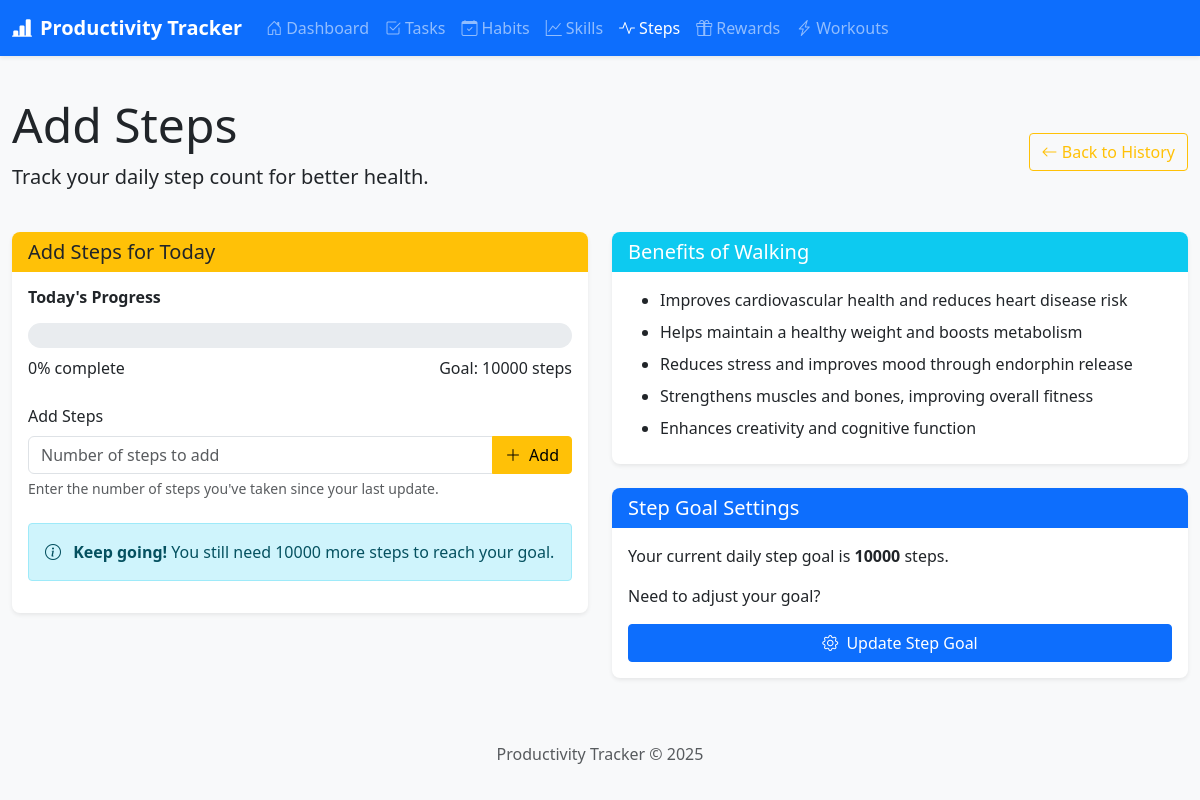
/steps/add, run on the app's committed database.
### productivity_tracker/models/step_count.py (models this page shows, shortened)
class StepCount(db.Model):
    id = db.Column(db.Integer, primary_key=True)
    date = db.Column(db.Date, default=date.today, nullable=False)
    steps = db.Column(db.Integer, default=0)
    goal = db.Column(db.Integer, default=10000)
    created_at = db.Column(db.DateTime, default=datetime.utcnow)
    def goal_achieved(self):
        return self.steps >= self.goal
    def progress_percentage(self):
        if self.goal == 0:  # Avoid division by zero
            return 100
        return min(100, int((self.steps / self.goal) * 100))

### productivity_tracker/routes/steps.py (the view, shortened to what this page needs)
@steps.route('/add', methods=['GET', 'POST'])
def add_steps():
    today = date.today()
    today_record = StepCount.query.filter_by(date=today).first()
    if not today_record:
        today_record = StepCount(date=today)
        db.session.add(today_record)
        db.session.commit()
    return render_template('steps/add.html', today_record=today_record)

### productivity_tracker/templates/steps/add.html (shortened to what this page needs)
{% extends "layout.html" %}
{% block content %}
<div class="row mb-4">
    <div class="col-md-8">
        <h1 class="display-5">Add Steps</h1>
        <p class="lead">Track your daily step count for better health.</p>
    </div>
    <div class="col-md-4 text-end d-flex align-items-center justify-content-end">
        <a href="{{ url_for('steps.step_history') }}" class="btn btn-outline-warning">
            <i class="bi bi-arrow-left"></i> Back to History
        </a>
    </div>
</div>
<div class="row">
    <div class="col-md-6 mx-auto">
        <div class="card">
            <div class="card-header bg-warning text-dark">
                <h5 class="mb-0">Add Steps for Today</h5>
            </div>
            <div class="card-body">
                <div class="mb-4">
                    <h6 class="fw-bold mb-3">Today's Progress</h6>
                    <div class="progress mb-2" style="height: 25px;">
                    </div>
                    <div class="d-flex justify-content-between">
                        <div>{{ today_record.progress_percentage() }}% complete</div>
                        <div>Goal: {{ today_record.goal }} steps</div>
                    </div>
                </div>
                <form method="post">
                    <div class="mb-3">
                        <label for="steps" class="form-label">Add Steps</label>
                        <div class="input-group">
                            <input type="number" class="form-control" id="steps" name="steps"
                                   min="1" placeholder="Number of steps to add" required>
                            <button type="submit" class="btn btn-warning">
                                <i class="bi bi-plus-lg me-1"></i> Add
                            </button>
                        </div>
                        <div class="form-text">Enter the number of steps you've taken since your last update.</div>
                    </div>
                </form>
                <div class="step-status mt-4">
                    {% if today_record.goal_achieved() %}
                        <div class="alert alert-success">
                            <i class="bi bi-trophy me-2"></i>
                            <strong>Congratulations!</strong> You've reached your daily step goal.
                        </div>
                    {% elif today_record.progress_percentage() >= 75 %}
                        <div class="alert alert-warning">
                            <i class="bi bi-lightning me-2"></i>
                            <strong>Almost there!</strong> You're {{ 100 - today_record.progress_percentage() }}% away from your daily goal.
                        </div>
                    {% else %}
                        <div class="alert alert-info">
                            <i class="bi bi-info-circle me-2"></i>
                            <strong>Keep going!</strong> You still need {{ today_record.goal - today_record.steps }} more steps to reach your goal.
                        </div>
                    {% endif %}
                </div>
            </div>
        </div>
    </div>
    <div class="col-md-6 mx-auto mt-4 mt-md-0">
        <div class="card">
            <div class="card-header bg-info text-white">
                <h5 class="mb-0">Benefits of Walking</h5>
            </div>
            <div class="card-body">
                <ul class="mb-0">
                    <li class="mb-2">Improves cardiovascular health and reduces heart disease risk</li>
                    <li class="mb-2">Helps maintain a healthy weight and boosts metabolism</li>
                    <li class="mb-2">Reduces stress and improves mood through endorphin release</li>
                    <li class="mb-2">Strengthens muscles and bones, improving overall fitness</li>
                    <li class="mb-2">Enhances creativity and cognitive function</li>
                </ul>
            </div>
        </div>
        <div class="card mt-4">
            <div class="card-header bg-primary text-white">
                <h5 class="mb-0">Step Goal Settings</h5>
            </div>
            <div class="card-body">
                <p>Your current daily step goal is <strong>{{ today_record.goal }}</strong> steps.</p>
                <p>Need to adjust your goal?</p>
                <div class="d-grid">
                    <a href="{{ url_for('steps.set_goal') }}" class="btn btn-primary">
                        <i class="bi bi-gear me-1"></i> Update Step Goal
                    </a>
                </div>
            </div>
        </div>
    </div>
</div>
{% endblock %}

### productivity_tracker/static/css/main.css (style rules this page uses)
body { background-color: #f8f9fa; }
.alert { margin-bottom: 1rem; border-radius: 0.25rem; }
.btn { border-radius: 0.25rem; padding: 0.375rem 0.75rem; }
.card { border-radius: 0.5rem; border: none; box-shadow: 0 0.125rem 0.25rem rgba(0, 0, 0, 0.075); margin-bottom: 1.5rem; }
.card-header { border-radius: 0.5rem 0.5rem 0 0 !important; border-bottom: none; }
.progress { border-radius: 1rem; height: 0.75rem; margin-bottom: 0.5rem; }

### data on the page
StepCount: progress_percentage "0", goal "10000", today_record.goal-today_record.steps "10000"
